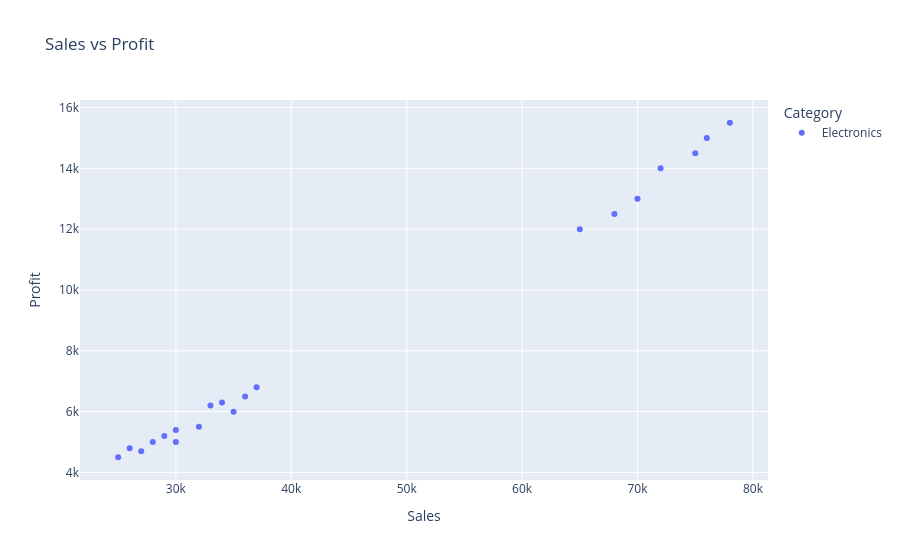

The code cell stored with this chart in its notebook:
### Code cell
fig = px.scatter(df,
                 x="Sales",
                 y="Profit",
                 title="Sales vs Profit",
                 color="Category")

# fig.show(renderer="browser")
display(fig)

### Figure 1 — Plotly figure (JSON) as saved in the notebook; plotly's stock layout.template omitted (floating-point values rounded to 4 significant figures)
{"data": [{"hovertemplate": "Category=Electronics<br>Sales=%{x}<br>Profit=%{y}<extra></extra>", "legendgroup": "Electronics", "marker": {"color": "#636efa", "symbol": "circle"}, "mode": "markers", "name": "Electronics", "orientation": "v", "showlegend": true, "type": "scatter", "x": [65000, 30000, 25000, 70000, 32000, 27000, 68000, 35000, 26000, 72000, 33000, 28000, 75000, 34000, 29000, 76000, 36000, 30000, 78000, 37000], "xaxis": "x", "y": [12000, 5000, 4500, 13000, 5500, 4700, 12500, 6000, 4800, 14000, 6200, 5000, 14500, 6300, 5200, 15000, 6500, 5400, 15500, 6800], "yaxis": "y"}], "layout": {"legend": {"title": {"text": "Category"}, "tracegroupgap": 0}, "title": {"text": "Sales vs Profit"}, "xaxis": {"anchor": "y", "domain": [0, 1], "title": {"text": "Sales"}}, "yaxis": {"anchor": "x", "domain": [0, 1], "title": {"text": "Profit"}}}}
